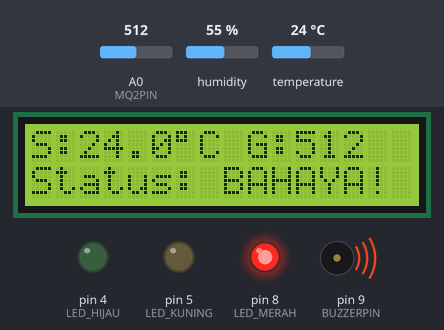
Simulated run of this sketch. Board: Arduino Uno, built with avr-gcc and run on an emulated ATmega328P. Shown: 16×2 character LCD, output pins drawn as LEDs (lit = HIGH), buzzer (waves = sounding). Inputs (shaded band) come from the test bench; at power-on: A0 (MQ2PIN) = 512, temperature 24 °C, humidity 55 %. What the sketch prints to the serial monitor is not drawn.

Above: at 3.2 s.
3.3 s: A0 (MQ2PIN) set to 417
At 5.6 s:
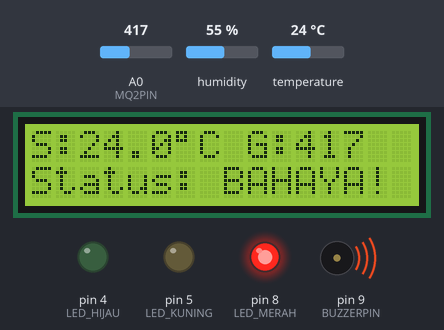
6.0 s: A0 (MQ2PIN) set to 388
At 6.8 s:
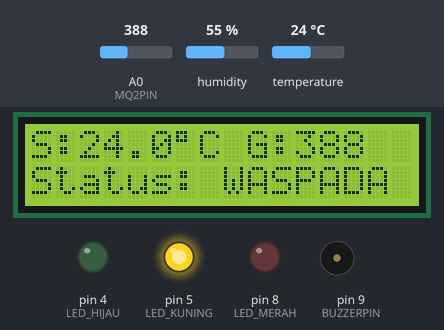
8.7 s: A0 (MQ2PIN) set to 260
At 11.5 s:
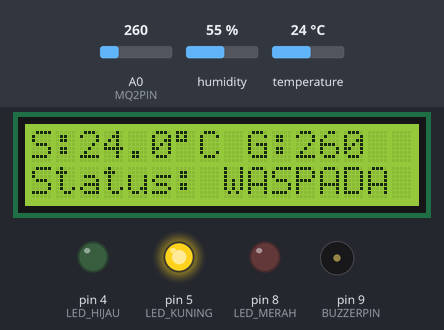
11.8 s: A0 (MQ2PIN) set to 242
At 13.8 s:
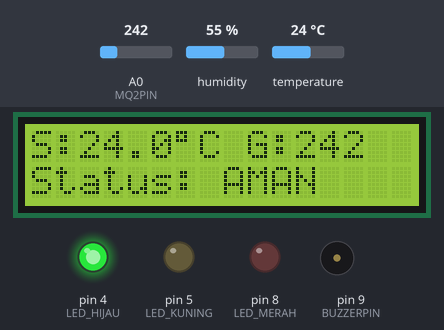
14.5 s: temperature set to 12 °C
At 17.2 s:
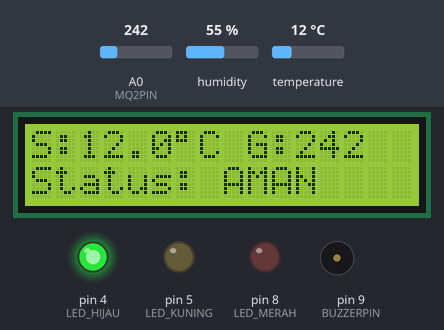
18.0 s: temperature set to 19 °C
At 19.4 s:
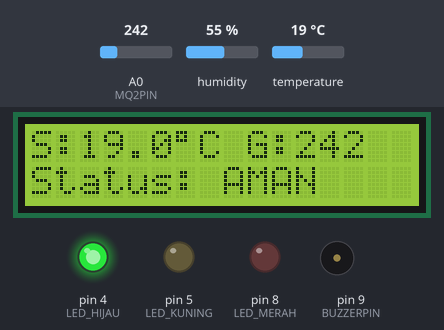
Timing chart, 0 to 21.0 s (numbered marks = the images above; inputs shaded):
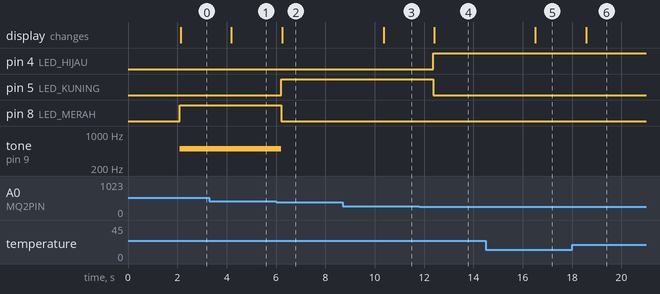

Measured:
- the behaviour switches between 400 and 399 on A0 (MQ2PIN) (found by bisection; images 1 and 2)
- the behaviour switches between 250 and 249 on A0 (MQ2PIN) (found by bisection; images 3 and 4)
- after the input at 3.3 s, the display: changes after 0.89 s (image 1)
- after the input at 6.0 s, pin 5 (LED_KUNING): LOW → HIGH after 0.22 s; pin 8 (LED_MERAH): HIGH → LOW after 0.22 s; tone on pin 9 (BUZZERPIN): 500 Hz → silent after 0.22 s; the display: changes after 0.25 s (image 2)
- after the input at 8.7 s, the display: changes after 1.7 s (image 3)
- after the input at 11.8 s, pin 4 (LED_HIJAU): LOW → HIGH after 0.58 s; pin 5 (LED_KUNING): HIGH → LOW after 0.58 s; the display: changes after 0.61 s (image 4)
- after the input at 14.5 s, the display: changes after 2.0 s (image 5)
- after the input at 18.0 s, the display: changes after 0.57 s (image 6)

The sketch:

Anti_Kebakaran.ino
```cpp
#include <DHT.h>
#include <Wire.h>
#include <LiquidCrystal_I2C.h>

// === Konstanta dan Pin ===
#define DHTPIN 2
#define DHTTYPE DHT11
#define MQ2PIN A0
// #define FLAME_PIN 3
#define LED_HIJAU 4
#define LED_KUNING 5
#define LED_MERAH 8
#define BUZZERPIN 9

// === Inisialisasi Sensor dan LCD ===
DHT dht(DHTPIN, DHTTYPE);
LiquidCrystal_I2C lcd(0x27, 16, 2);

// === Batas Sensor ===
const float batasSuhu = 50.0;
const int batasGasBahaya = 400;
const int batasGasWaspada = 250;

void setup() {
  Serial.begin(9600);
  dht.begin();

  pinMode(MQ2PIN, INPUT);
  // pinMode(FLAME_PIN, INPUT);
  pinMode(LED_HIJAU, OUTPUT);
  pinMode(LED_KUNING, OUTPUT);
  pinMode(LED_MERAH, OUTPUT);
  pinMode(BUZZERPIN, OUTPUT);

  digitalWrite(LED_HIJAU, LOW);
  digitalWrite(LED_KUNING, LOW);
  digitalWrite(LED_MERAH, LOW);
  digitalWrite(BUZZERPIN, LOW);

  lcd.init();
  lcd.backlight();
  lcd.setCursor(0, 0);
  lcd.print("Sistem Kebakaran");
  delay(2000);
}

void loop() {
  float suhu = dht.readTemperature();
  int gas = analogRead(MQ2PIN);
  // int flame = digitalRead(FLAME_PIN); // 0 = api terdeteksi

  Serial.print("Suhu: ");
  Serial.print(suhu);
  Serial.print(" °C | Gas: ");
  Serial.print(gas);
  // Serial.print(" | Flame: ");
  // Serial.println(flame == 0 ? "TERDETEKSI" : "TIDAK");

  // Reset indikator
  digitalWrite(LED_HIJAU, LOW);
  digitalWrite(LED_KUNING, LOW);
  digitalWrite(LED_MERAH, LOW);
  digitalWrite(BUZZERPIN, LOW);

  String status = "AMAN";

  if (suhu >= batasSuhu || gas >= batasGasBahaya ) {
    digitalWrite(LED_MERAH, HIGH);
    tone(BUZZERPIN, 500);
    status = "BAHAYA!";
  } else if (gas >= batasGasWaspada || suhu >= 35) {
    digitalWrite(LED_KUNING, HIGH);
    status = "WASPADA";
    noTone(BUZZERPIN);
  } else {
    digitalWrite(LED_HIJAU, HIGH);
    noTone(BUZZERPIN);
  }

  // Tampilkan ke LCD
  lcd.clear();
  lcd.setCursor(0, 0);
  lcd.print("S:");
  lcd.print(suhu, 1);
  lcd.print((char)223); // simbol derajat
  lcd.print("C G:");
  lcd.print(gas);

  lcd.setCursor(0, 1);
  lcd.print("Status: ");
  lcd.print(status);

  delay(2000);
}
```
